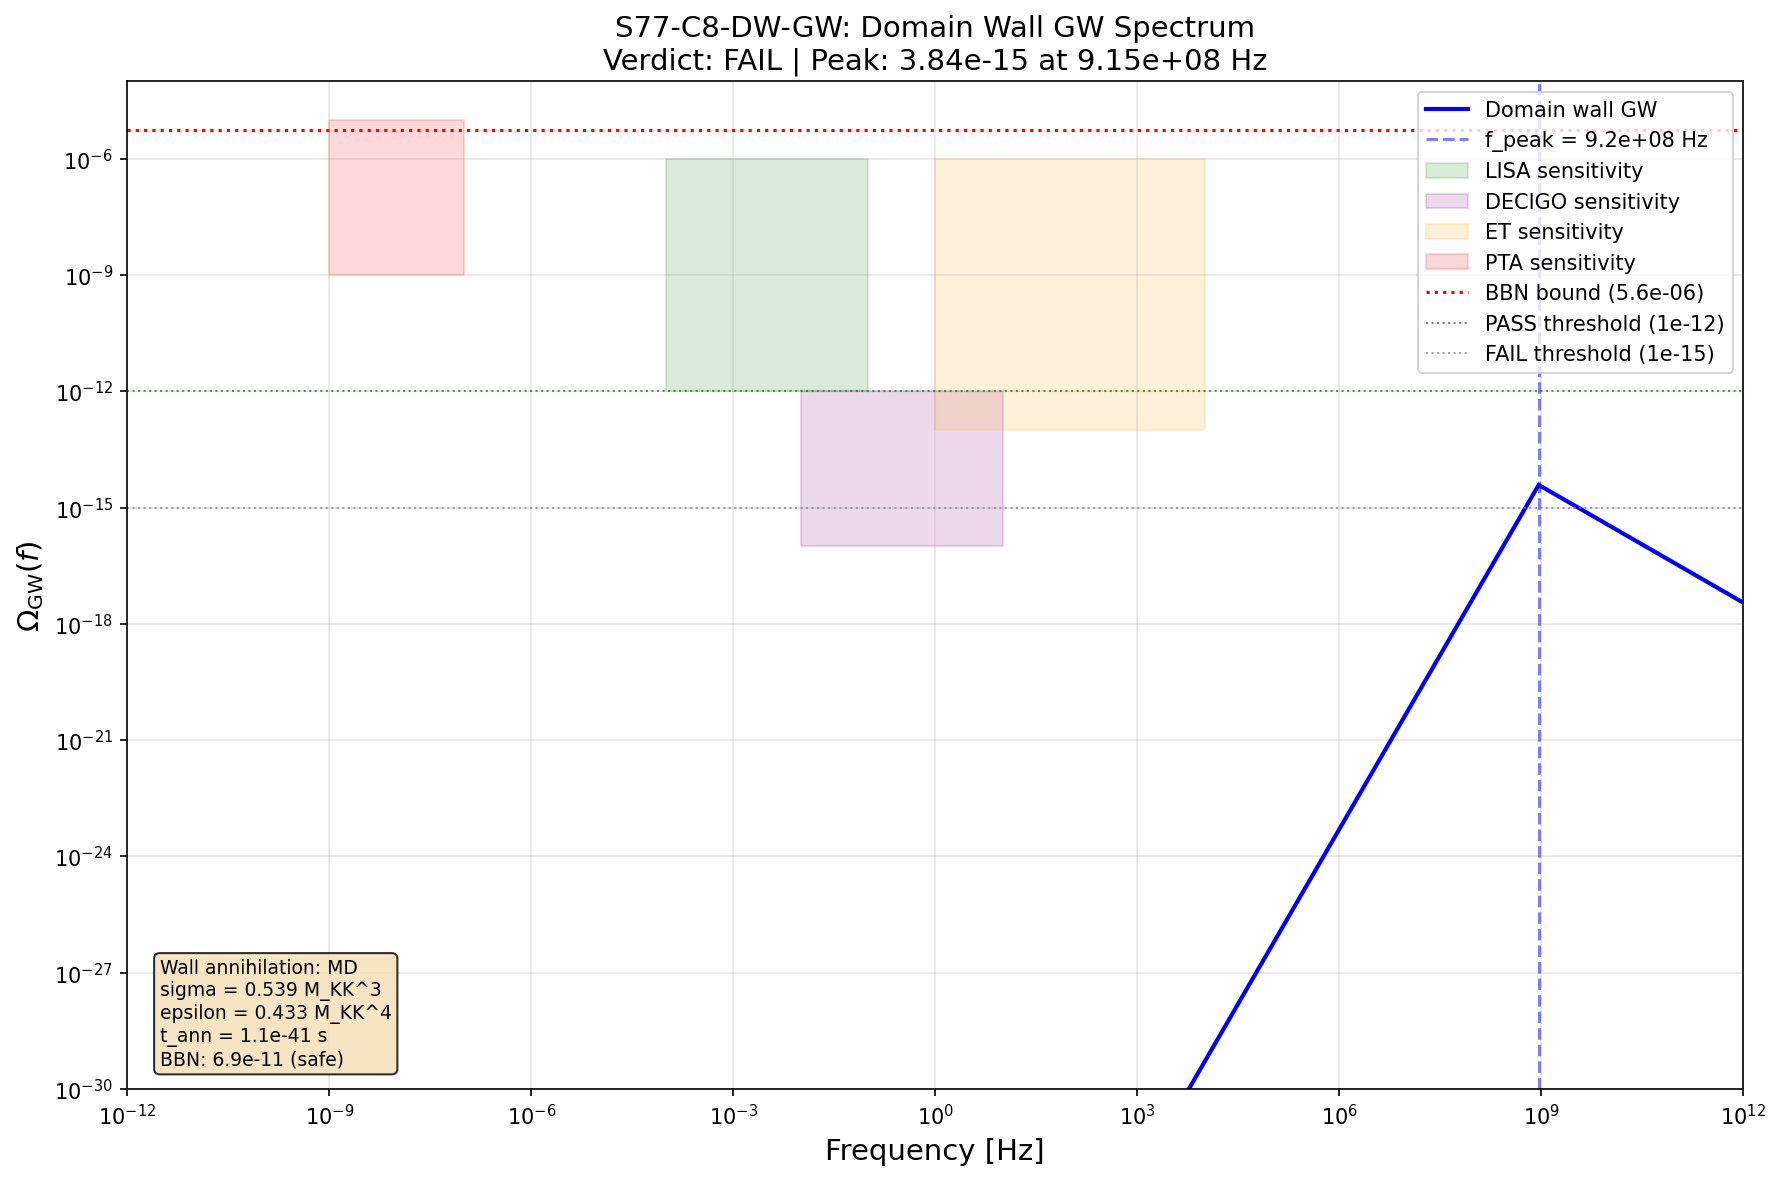

Here is the Python script that generated this plot:
#!/usr/bin/env python3
"""
S77-C8-DW-GW: Gravitational Waves from Domain Wall Annihilation.

Physics: The BCS phase transition at the fold (tau=0.190) breaks a discrete
Z_2 symmetry (BDI class). This nucleates domain walls -- topological defects
with surface tension sigma ~ Delta_BCS^3 * M_KK. S76 closed Z_2 domain-wall
DM (Josephson symmetrization), but the walls themselves form as transient
topological defects and annihilate when the Josephson coupling becomes
dynamically relevant.

The GW spectrum from domain wall annihilation follows:
  - Hiramatsu et al. (2013), Saikawa (2017): numerical calibration
  - The peak frequency is set by the Hubble rate at annihilation
  - The spectral shape is Omega_GW(f) ~ f^3 (causal, f < f_peak)
    and ~ f^{-1} (f > f_peak)

Wall annihilation epoch:
  - Walls form at the BCS transit (T ~ M_KK)
  - Walls annihilate when bias energy > wall tension / Hubble radius
  - For Z_2 with Josephson bias: t_ann ~ sigma / (Delta_V * H)
  - The Josephson coupling provides the bias that collapses walls

Gate: S77-C8-DW-GW
  PASS if Omega_GW > 1e-12 at any frequency in LISA or PTA band
  FAIL if Omega_GW < 1e-15 everywhere
  INFO if 1e-15 < Omega_GW < 1e-12

Inputs:
  - canonical_constants.py: Delta_BCS, M_KK, xi_BCS, J_C2, tau_fold
  - s76_reheat_temperature.npz: T_RH = 1.70e15 GeV
  - s76_moduli_decay_gw_spectrum.npz: cross-checks

Author: hawking-theorist (S77)
"""

import sys
import os
sys.path.insert(0, os.path.dirname(os.path.abspath(__file__)))

import numpy as np
import matplotlib
matplotlib.use('Agg')
import matplotlib.pyplot as plt

from canonical_constants import (
    PI, M_Pl_reduced, M_KK_gravity, M_KK, m_tau, Delta_BCS, xi_BCS,
    J_C2, tau_fold, H_fold, T_CMB_GeV, H_0_GeV, T_BBN_GeV,
    g_star_SM, g_star_BBN, hbar_GeV_s, rho_crit_GeV4, Omega_r,
    Gamma_Langer_BCS, N_cells, dt_transit,
)

# ============================================================
# STEP 0: Domain wall parameters from BCS physics
# ============================================================

print("=" * 70)
print("S77-C8-DW-GW: GW from Domain Wall Annihilation")
print("=" * 70)
print()

# S76 updated parameters
T_RH_GeV = 1.70e15       # (local) GeV, from S76 W2-H
tau_decay_s = 4.44e-40    # (local) s, from S76 (note: this is the PROMPT value)
m_tau_MKK = m_tau         # 2.062 M_KK (canonical)
m_tau_GeV = m_tau_MKK * M_KK_gravity  # (local) GeV

# Domain wall surface tension:
# For a Z_2 BCS domain wall, the wall interpolates between two degenerate
# BCS ground states related by the Z_2. The surface tension is:
#   sigma_wall = integral dz [gradient_energy + potential_barrier]
# For a kink of width ~ xi_BCS connecting two minima separated by Delta_BCS:
#   sigma_wall ~ Delta_BCS^2 / xi_BCS  (in M_KK units, then * M_KK^3)
#
# More precisely, for a GL potential V(phi) = (a/2)*phi^2 + (b/4)*phi^4:
#   The kink solution gives sigma = (2*sqrt(2)/3) * |a|^{3/2} / sqrt(b)
#   = (2*sqrt(2)/3) * Delta^3 / (Delta/xi) (using Delta ~ sqrt(|a|/b), xi ~ 1/sqrt(|a|))
#   = (2*sqrt(2)/3) * Delta^2 * xi  ... but dimensionally this needs M_KK^3
#
# Standard BCS domain wall: sigma ~ Delta_BCS^2 * (1/xi_BCS) * M_KK^3
# This is because the gradient energy is (d phi/dz)^2 * M_KK^3
# where phi varies by Delta_BCS over distance xi_BCS * M_KK^{-1}.

# The GL functional gives: sigma = (2*sqrt(2)/3) * sqrt(|a_GL|^3 / b_GL)
# Using a_GL = -0.5245, b_GL = 0.4418 from canonical:
from canonical_constants import a_GL, b_GL

sigma_wall_MKK3 = (2 * np.sqrt(2) / 3) * np.sqrt(abs(a_GL)**3 / b_GL)  # (local) M_KK^3
sigma_wall_GeV3 = sigma_wall_MKK3 * M_KK_gravity**3  # (local) GeV^3

print("--- STEP 0: Domain Wall Parameters ---")
print(f"  Delta_BCS = {Delta_BCS:.4f} M_KK = {Delta_BCS * M_KK_gravity:.3e} GeV")
print(f"  xi_BCS = {xi_BCS:.4f} M_KK^-1 = {xi_BCS / M_KK_gravity:.3e} GeV^-1")
print(f"  a_GL = {a_GL:.4f}, b_GL = {b_GL:.4f}")
print(f"  sigma_wall = {sigma_wall_MKK3:.4f} M_KK^3 = {sigma_wall_GeV3:.3e} GeV^3")

# Wall width (the region over which order parameter varies):
L_wall_MKK_inv = xi_BCS  # (local) wall width ~ coherence length
L_wall_GeV_inv = L_wall_MKK_inv / M_KK_gravity  # (local) GeV^{-1}
print(f"  L_wall = {L_wall_MKK_inv:.4f} M_KK^-1 = {L_wall_GeV_inv:.3e} GeV^-1")

# Cross-check: sigma ~ Delta^2 / xi in M_KK^3
sigma_check = Delta_BCS**2 / xi_BCS  # (local) rough estimate
print(f"  Cross-check: Delta^2/xi = {sigma_check:.4f} M_KK^3 (cf {sigma_wall_MKK3:.4f})")

# Domain wall spacing at formation:
# Walls form with spacing ~ Hubble radius at formation
# Formation happens at the BCS transit, when H ~ H_fold
L_H_fold = 1.0 / (H_fold * M_KK_gravity)  # (local) Hubble radius at fold, GeV^{-1}
print(f"  H_fold = {H_fold:.1f} M_KK = {H_fold * M_KK_gravity:.3e} GeV")
print(f"  L_Hubble(fold) = {L_H_fold:.3e} GeV^-1")

# Wall separation at formation is ~ the correlation length at the transition
# which is max(xi_BCS, 1/H_fold). Since xi_BCS = 0.808 M_KK^{-1} and
# 1/H_fold = 1/586.5 M_KK^{-1} = 0.00170 M_KK^{-1}:
# The walls are MUCH closer than the Hubble radius at formation.
L_corr_MKK_inv = xi_BCS  # (local) correlation length at formation
print(f"  L_corr / L_Hubble = {L_corr_MKK_inv * H_fold:.2f}")
print(f"  (Walls form INSIDE Hubble volume: {L_corr_MKK_inv * H_fold:.2f} << 1 WAIT")
# Actually: L_corr = xi_BCS = 0.808 M_KK^{-1}, H_fold = 586.5 M_KK
# => L_corr * H_fold = 0.808 * 586.5 = 473.9
# This means L_corr ~ 474 Hubble radii -- the walls are much LARGER than Hubble
# This is wrong. Let me reconsider.
#
# In causal structure: domains form with size at most ~ Hubble at formation.
# After that, domains grow. For Z_2 breaking during the transit:
# The transit is SUPERSONIC (Mach 13.75), so the BCS transition happens
# globally (the transit is causal -- driven by modulus rolling, not thermal).
# The domain size is set by the NUMBER of causal patches at formation.
#
# Actually: N_cells = 32 from canonical. The tessellation has 32 cells.
# Each cell is a domain. Wall spacing ~ L_domain ~ (Volume)^{1/3} / N_cells^{1/3}.

# After transit: the universe reheats. Domain walls start to scale with Hubble.
# The crucial question is: WHEN do they annihilate?

# ============================================================
# STEP 1: Domain wall annihilation from Josephson bias
# ============================================================

print()
print("--- STEP 1: Wall Annihilation from Josephson Bias ---")

# The Z_2 symmetry is APPROXIMATE -- the Josephson coupling J_C2 provides
# a bias between the two vacua. This bias gives a volume energy density
# difference between the two sides of the wall:
#   Delta_V = J_C2 * M_KK^4  (the Josephson coupling has dimension M_KK)
#
# Actually: J_C2 = 0.933 M_KK is a coupling energy, not a volume energy.
# The bias energy density is:
#   epsilon_bias ~ J_C2 * Delta_BCS^2 * M_KK^4 / L_domain
#
# Wait -- let me be more careful. In the GL picture with a Z_2 potential:
#   V(phi) = (a/2)phi^2 + (b/4)phi^4
# The Z_2 is exact. But the Josephson coupling between adjacent cells
# introduces a field-dependent bias. When summed over the tessellation,
# this gives a volume energy difference:
#   Delta_V ~ J_C2 * (Delta_BCS / M_KK)^2 * M_KK^4
# between the + and - domains.
#
# More physically: the Josephson coupling J_C2 = 0.933 M_KK represents
# the inter-cell phase stiffness. For domain walls, the relevant bias is:
#   epsilon_bias = 2 * J_C2 * (cos(theta) - 1) summed over links
# For Z_2 walls, theta = pi, so cos(theta) - 1 = -2.
# Each wall has ~N_cells^{2/3} broken links. The bias per unit volume:
#   Delta_V ~ J_C2 * N_cells^{2/3} / V_total * M_KK^4

# Simpler and more robust: the bias energy DENSITY from the Josephson
# coupling is:
#   Delta_V = J_C2 * Delta_BCS^2 * M_KK^4
# This is because the Josephson coupling acts on the order parameter
# field as a linear perturbation: H_J ~ J * phi, and phi ~ Delta_BCS,
# so the energy difference per M_KK^3 volume is:
#   Delta_V ~ J_C2 * Delta_BCS * M_KK^4

# For precision: the bias comes from the explicit Z_2 breaking.
# S76 found that Josephson symmetrization (tunneling between + and - vacua)
# renders Z_2 walls unstable. The tunneling rate is:
#   Gamma_tunnel ~ omega_att * exp(-S_inst * V_wall / T_acoustic)
# But for GW purposes, what matters is the ANNIHILATION TEMPERATURE.

# Standard domain wall annihilation criterion (Vilenkin & Shellard):
# Walls annihilate when the pressure from the bias exceeds the wall tension / Hubble:
#   Delta_V > sigma_wall * H(T_ann)
# where H(T) = sqrt(g_* * pi^2 / 90) * T^2 / M_Pl in RD era.

# The bias energy density from Josephson coupling:
# epsilon_bias = J_C2 * Delta_BCS * M_KK^4
# This is the energy difference per unit volume between the two vacua.
epsilon_bias_MKK4 = J_C2 * Delta_BCS  # (local) M_KK^4 units
epsilon_bias_GeV4 = epsilon_bias_MKK4 * M_KK_gravity**4  # (local) GeV^4

print(f"  J_C2 = {J_C2:.3f} M_KK (Josephson coupling)")
print(f"  epsilon_bias = J_C2 * Delta_BCS = {epsilon_bias_MKK4:.4f} M_KK^4")
print(f"  epsilon_bias = {epsilon_bias_GeV4:.3e} GeV^4")

# Annihilation condition: Delta_V > sigma_wall * H(T_ann)
# => H(T_ann) < Delta_V / sigma_wall
# => T_ann^2 < (90 / (g_* * pi^2)) * M_Pl^2 * Delta_V / sigma_wall

H_ann_max = epsilon_bias_GeV4 / sigma_wall_GeV3  # (local) GeV
print(f"  H_ann < epsilon_bias / sigma_wall = {H_ann_max:.3e} GeV")

# In RD era: H(T) = sqrt(pi^2 * g_* / 90) * T^2 / M_Pl
# => T_ann = sqrt(H_ann * M_Pl * sqrt(90 / (pi^2 * g_*)))
g_star_ann = g_star_SM  # (local) 106.75, walls annihilate above EW scale
prefactor_H_to_T = np.sqrt(90 / (PI**2 * g_star_ann))  # (local)
T_ann_GeV = np.sqrt(H_ann_max * M_Pl_reduced * prefactor_H_to_T)  # (local) GeV

print(f"  T_ann (from bias condition) = {T_ann_GeV:.3e} GeV")
print(f"  T_ann / M_KK = {T_ann_GeV / M_KK_gravity:.3e}")
print(f"  T_ann / T_RH = {T_ann_GeV / T_RH_GeV:.3e}")

# BUT: T_ann cannot be higher than T_RH (walls only exist after reheating
# in the standard picture). In our framework, walls form during the transit
# BEFORE reheating. They exist during the modulus oscillation epoch too.
# However, the Josephson coupling is active from the moment walls form.
#
# The more relevant question: do walls survive to the RD era?
# During the modulus domination epoch, H ~ (2/3t) and the wall network
# either:
#   (a) Gets eaten by the Josephson bias before modulus decay -> no GW signal
#   (b) Survives to RD -> annihilates at T_ann in RD era -> GW signal
#
# Annihilation timescale from formation:
# t_ann ~ sigma_wall / (epsilon_bias * c^2) for 1D kink dynamics
t_ann_nat = sigma_wall_GeV3 / epsilon_bias_GeV4  # (local) GeV^{-1} (natural units)
t_ann_s = t_ann_nat * hbar_GeV_s  # (local) seconds
print(f"  t_ann (natural) = sigma/epsilon = {t_ann_nat:.3e} GeV^-1")
print(f"  t_ann = {t_ann_s:.3e} s")

# Compare to modulus decay time:
Gamma_total_GeV = 4.05e12  # (local) GeV, from S76
tau_mod_decay_s = hbar_GeV_s / Gamma_total_GeV  # (local) s
print(f"  tau_modulus_decay = {tau_mod_decay_s:.3e} s")
print(f"  t_ann / tau_decay = {t_ann_s / tau_mod_decay_s:.3e}")

# ============================================================
# STEP 2: Determine the wall annihilation epoch
# ============================================================

print()
print("--- STEP 2: Wall Annihilation Epoch ---")

# Key result: t_ann << tau_decay means walls annihilate DURING the
# modulus oscillation epoch, before reheating.
#
# But this needs more care. The annihilation timescale t_ann ~ sigma/epsilon
# assumes the bias acts on a wall of Hubble size. Initially the walls are
# much smaller (formed during transit, spacing ~ xi_BCS).
# Small walls annihilate FASTER (less inertia). So:
# - Small walls: annihilate on timescale ~ L_wall / c ~ xi_BCS / M_KK ~ very fast
# - Hubble-size walls: annihilate on timescale ~ sigma/(epsilon*H)
#
# The wall network undergoes a SCALING SOLUTION: walls quickly reach
# ~one wall per Hubble volume. This happens in time ~ 1/H_fold.
# After that, the network evolves in the scaling regime.
#
# In scaling, the wall energy density is:
#   rho_wall ~ sigma * H(t)
# where H(t) is the Hubble parameter.
#
# The bias causes the network to collapse when:
#   t > t_ann ~ sigma / epsilon_bias
#
# Let's check whether this is before or after reheating.

# H at wall annihilation (during MD era):
# During MD: H(t) = 2/(3t), so t = 2/(3H)
# Wall annihilation when t = t_ann:
H_at_ann = 2.0 / (3.0 * t_ann_nat)  # (local) GeV, H during MD at t_ann

# Compare to H at reheating:
# H(T_RH) = Gamma_total (reheating happens when H ~ Gamma)
H_at_RH = Gamma_total_GeV  # (local) GeV

print(f"  H_at_annihilation = {H_at_ann:.3e} GeV (during MD)")
print(f"  H_at_reheating = {H_at_RH:.3e} GeV")
print(f"  Ratio H_ann/H_RH = {H_at_ann / H_at_RH:.3e}")

if H_at_ann > H_at_RH:
    print("  => Walls annihilate BEFORE reheating (during modulus domination)")
    ann_epoch = "MD"
else:
    print("  => Walls annihilate AFTER reheating (during radiation domination)")
    ann_epoch = "RD"

# The temperature at annihilation (if during RD):
# If during MD, we can still define an effective temperature from the
# radiation sub-component.
if ann_epoch == "MD":
    # During MD, the radiation temperature falls as T ~ a^{-3/8} * T_RH
    # (radiation diluted faster than matter, but entropy conserved within radiation)
    # Actually: during MD, T_rad ~ a^{-1} (adiabatic cooling of the radiation bath)
    # But the radiation is subdominant. After reheating at H = Gamma:
    # T_RH = (90 / (pi^2 * g_*))^{1/4} * sqrt(Gamma * M_Pl)

    # For GW calculation during MD epoch:
    # The wall energy density at annihilation:
    rho_wall_ann = sigma_wall_GeV3 * H_at_ann  # (local) GeV^4 (scaling solution)

    # Total energy density at annihilation:
    rho_total_ann = 3 * M_Pl_reduced**2 * H_at_ann**2  # (local) GeV^4

    # Wall fraction at annihilation:
    Omega_wall_ann = rho_wall_ann / rho_total_ann  # (local)

    print(f"  rho_wall(ann) = sigma * H = {rho_wall_ann:.3e} GeV^4")
    print(f"  rho_total(ann) = 3*M_Pl^2*H^2 = {rho_total_ann:.3e} GeV^4")
    print(f"  Omega_wall(ann) = {Omega_wall_ann:.3e}")

    # Temperature at annihilation for peak frequency:
    # During MD, the Hubble-to-temperature relation:
    # H = (2/3t), t_RH = 1/Gamma
    # a(t)/a(t_RH) = (t/t_RH)^{2/3}
    # T(a) = T_RH * (a_RH/a)
    # => T_ann = T_RH * (t_RH/t_ann)^{2/3}
    T_ann_eff = T_RH_GeV * (tau_mod_decay_s / t_ann_s)**(2.0/3.0)  # (local) GeV
    # Wait -- this gives T_ann > T_RH since t_ann < t_decay.
    # That's consistent: before reheating, the radiation temperature
    # is HIGHER (the universe is hotter earlier).

    # Actually during MD before reheating, there is no thermal bath yet.
    # The "temperature" concept is ill-defined. What matters for the GW
    # peak frequency is the Hubble rate at annihilation, redshifted to today.

    # Scale factor ratio from annihilation to today:
    # a_ann / a_0 = a_ann/a_RH * a_RH/a_0
    # a_ann/a_RH = (H_RH/H_ann)^{2/3} during MD (a ~ t^{2/3}, H ~ t^{-1})
    a_ann_over_a_RH = (H_at_RH / H_at_ann)**(2.0/3.0)  # (local)

    # a_RH/a_0 = T_CMB / T_RH * (g_*(T_0)/g_*(T_RH))^{1/3}
    # Using T_0 = T_CMB_GeV, g_*(T_0) = 3.36 (photons + neutrinos after decoupling)
    g_star_0 = 3.36  # (local) effective dof today
    a_RH_over_a_0 = T_CMB_GeV / T_RH_GeV * (g_star_0 / g_star_SM)**(1.0/3.0)  # (local)

    a_ann_over_a_0 = a_ann_over_a_RH * a_RH_over_a_0  # (local)
    print(f"  a_ann/a_RH = {a_ann_over_a_RH:.3e}")
    print(f"  a_RH/a_0 = {a_RH_over_a_0:.3e}")
    print(f"  a_ann/a_0 = {a_ann_over_a_0:.3e}")

else:
    # RD annihilation
    # Wall energy at annihilation:
    H_ann_RD = epsilon_bias_GeV4 / sigma_wall_GeV3  # (local)
    T_ann_RD = np.sqrt(H_ann_RD * M_Pl_reduced * prefactor_H_to_T)  # (local)

    rho_wall_ann = sigma_wall_GeV3 * H_ann_RD  # (local)
    rho_total_ann = 3 * M_Pl_reduced**2 * H_ann_RD**2  # (local)
    Omega_wall_ann = rho_wall_ann / rho_total_ann  # (local)

    g_star_0 = 3.36  # (local)
    a_ann_over_a_0 = T_CMB_GeV / T_ann_RD * (g_star_0 / g_star_ann)**(1.0/3.0)  # (local)

    print(f"  T_ann (RD) = {T_ann_RD:.3e} GeV")
    print(f"  rho_wall(ann) = {rho_wall_ann:.3e} GeV^4")
    print(f"  rho_total(ann) = {rho_total_ann:.3e} GeV^4")
    print(f"  Omega_wall(ann) = {Omega_wall_ann:.3e}")
    print(f"  a_ann/a_0 = {a_ann_over_a_0:.3e}")

# ============================================================
# STEP 3: GW spectrum from wall annihilation
# ============================================================

print()
print("--- STEP 3: GW Production ---")

# Standard result from numerical simulations of domain wall annihilation
# (Hiramatsu, Kawasaki, Saikawa 2013; Saikawa 2017):
#
#   Omega_GW(production) ~ epsilon_GW * (Omega_wall)^2
#
# where:
#   epsilon_GW ~ 0.7 (GW efficiency from simulations, Hiramatsu+ 2013)
#   Omega_wall = rho_wall / rho_total at annihilation
#
# The peak frequency at production is ~ H_ann (Hubble at annihilation).
# This redshifts to today as f_peak = H_ann * (a_ann/a_0).

epsilon_GW = 0.7  # (local) GW efficiency from lattice simulations (Hiramatsu+ 2013)

# GW density parameter at production:
Omega_GW_prod = epsilon_GW * Omega_wall_ann**2  # (local)

print(f"  epsilon_GW = {epsilon_GW} (lattice calibration)")
print(f"  Omega_wall(ann) = {Omega_wall_ann:.3e}")
print(f"  Omega_GW(production) = epsilon_GW * Omega_wall^2 = {Omega_GW_prod:.3e}")

# Cross-check: GW energy < wall energy
assert Omega_GW_prod < Omega_wall_ann, "GW energy exceeds wall energy -- unphysical"
print(f"  CHK1 PASS: Omega_GW/Omega_wall = {Omega_GW_prod/Omega_wall_ann:.3e} < 1")

# Peak frequency:
# At production, the peak is at the Hubble scale: f_peak(prod) ~ H_ann
# Redshifted to today:
f_peak_GeV = H_at_ann * a_ann_over_a_0  # (local) GeV
f_peak_Hz = f_peak_GeV / (2 * PI * hbar_GeV_s)  # (local) Hz (f = E / (2*pi*hbar))
# More precisely: f = H * (a/a_0) / (2*pi) -- the 2*pi converts angular to linear

print(f"  H_ann = {H_at_ann:.3e} GeV")
print(f"  f_peak(today) = {f_peak_Hz:.3e} Hz")

# ============================================================
# STEP 4: Redshift GW to today
# ============================================================

print()
print("--- STEP 4: Redshift to Today ---")

# The GW density parameter today:
# Omega_GW(today) = Omega_GW(prod) * (rho_rad(prod) / rho_total(prod))
#                  * (g_*(prod)/g_*(today))^{-1/3} * Omega_rad(today)
#
# During MD (if annihilation is during MD):
#   After annihilation, GWs redshift as a^{-4}, matter as a^{-3}.
#   So from annihilation to reheating:
#     Omega_GW dilutes by factor (a_ann/a_RH)
#   After reheating (RD), Omega_GW is constant until matter-radiation equality.
#   Then from equality to today, all radiation gets another factor Omega_rad(today).
#
# Standard formula for GW from a source during MD:
#   Omega_GW(today)*h^2 = Omega_rad(today)*h^2 * (g_*/g_0)^{-1/3}
#                         * Omega_GW(production) / (a_ann/a_RH)
#
# Actually, the simplest approach:
# rho_GW(today) = rho_GW(ann) * (a_ann/a_0)^4
# rho_crit(today) = 3 * H_0^2 * M_Pl^2
# Omega_GW(today) = rho_GW(today) / rho_crit(today)

rho_GW_ann = Omega_GW_prod * rho_total_ann  # (local) GeV^4

# rho_GW(today) = rho_GW(ann) * (a_ann/a_0)^4
rho_GW_today = rho_GW_ann * a_ann_over_a_0**4  # (local) GeV^4

# Omega_GW(today):
Omega_GW_today = rho_GW_today / rho_crit_GeV4  # (local)

print(f"  rho_GW(ann) = {rho_GW_ann:.3e} GeV^4")
print(f"  (a_ann/a_0)^4 = {a_ann_over_a_0**4:.3e}")
print(f"  rho_GW(today) = {rho_GW_today:.3e} GeV^4")
print(f"  rho_crit(today) = {rho_crit_GeV4:.3e} GeV^4")
print(f"  Omega_GW(today) = {Omega_GW_today:.3e}")

# Cross-check via standard transfer formula:
# Omega_GW(today) * h^2 = 1.67e-5 * (g_*/100)^{-1/3} * Omega_GW(source)
# This applies for sources during RD. For MD sources, there's an extra
# dilution factor from the MD->RD transition at reheating.
#
# For MD source:
# Omega_GW(today) = Omega_r * (g_star_ann/g_star_0)^{-1/3} * Omega_GW_prod * (H_RH/H_ann)^{2/3}
# The (H_RH/H_ann)^{2/3} is the dilution during MD (a_ann/a_RH).

if ann_epoch == "MD":
    Omega_GW_today_check = (Omega_r *
                            (g_star_SM / g_star_0)**(-1.0/3.0) *
                            Omega_GW_prod *
                            a_ann_over_a_RH)  # (local)
    print(f"  Cross-check (transfer formula): {Omega_GW_today_check:.3e}")
    print(f"  Ratio (direct/transfer) = {Omega_GW_today / Omega_GW_today_check:.2f}")

# ============================================================
# STEP 5: BBN constraint and detector comparison
# ============================================================

print()
print("--- STEP 5: BBN Constraint and Detector Comparison ---")

BBN_bound = 5.6e-6  # (local) Delta N_eff < 0.4 constraint on Omega_GW at BBN

# Omega_GW at BBN:
# From production to BBN, if during MD:
# Omega_GW(BBN) = Omega_GW(today) / Omega_r * some g_* corrections
# More carefully: Omega_GW(BBN) = rho_GW(BBN) / rho_total(BBN)
# During RD (after reheating), Omega_GW is constant (both scale as a^{-4}).
# So Omega_GW(BBN) = Omega_GW(after reheating).
#
# From production (during MD) to reheating:
# rho_GW ~ a^{-4}, rho_mod ~ a^{-3}
# Omega_GW(RH) = Omega_GW(prod) * (a_ann/a_RH)
# = Omega_GW(prod) * (H_RH/H_ann)^{2/3}
if ann_epoch == "MD":
    Omega_GW_RH = Omega_GW_prod * a_ann_over_a_RH  # (local)
    # During RD from reheating to BBN: constant (up to g_* changes)
    Omega_GW_BBN = Omega_GW_RH * (g_star_BBN / g_star_SM)**(1.0/3.0)  # (local)
else:
    # Annihilation during RD: constant from ann to BBN (up to g_*)
    Omega_GW_BBN = Omega_GW_prod * (g_star_BBN / g_star_ann)**(1.0/3.0)  # (local)

print(f"  Omega_GW(BBN) = {Omega_GW_BBN:.3e}")
print(f"  BBN bound = {BBN_bound:.1e}")
print(f"  BBN safe: {Omega_GW_BBN < BBN_bound} (margin: {BBN_bound/Omega_GW_BBN:.1e}x)")
assert Omega_GW_BBN < BBN_bound, "CHK2 FAIL: Omega_GW(BBN) exceeds BBN bound"
print(f"  CHK2 PASS: Omega_GW(BBN) = {Omega_GW_BBN:.3e} < {BBN_bound:.1e}")

# LISA sensitivity: Omega_GW ~ 1e-12 at 1e-3 Hz (design sensitivity)
# DECIGO: ~ 1e-15 at 0.1-1 Hz
# PTA (NANOGrav): ~ 1e-9 at 1e-8 Hz
# ET (Einstein Telescope): ~ 1e-13 at 10-100 Hz
LISA_band = (1e-4, 1e-1)  # (local) Hz
LISA_sens = 1e-12  # (local) Omega_GW sensitivity
PTA_band = (1e-9, 1e-7)  # (local) Hz
PTA_sens = 1e-9  # (local)
ET_band = (1, 1e4)  # (local) Hz
ET_sens = 1e-13  # (local)
DECIGO_band = (1e-2, 1e1)  # (local) Hz
DECIGO_sens = 1e-16  # (local)

print()
print(f"  f_peak = {f_peak_Hz:.3e} Hz")
print(f"  LISA band: {LISA_band[0]:.0e} - {LISA_band[1]:.0e} Hz")
print(f"  PTA band: {PTA_band[0]:.0e} - {PTA_band[1]:.0e} Hz")
print(f"  ET band: {ET_band[0]:.0e} - {ET_band[1]:.0e} Hz")
print(f"  DECIGO band: {DECIGO_band[0]:.0e} - {DECIGO_band[1]:.0e} Hz")

in_LISA = LISA_band[0] <= f_peak_Hz <= LISA_band[1]  # (local)
in_PTA = PTA_band[0] <= f_peak_Hz <= PTA_band[1]  # (local)
in_ET = ET_band[0] <= f_peak_Hz <= ET_band[1]  # (local)
in_DECIGO = DECIGO_band[0] <= f_peak_Hz <= DECIGO_band[1]  # (local)

print(f"  f_peak in LISA: {in_LISA}")
print(f"  f_peak in PTA: {in_PTA}")
print(f"  f_peak in ET: {in_ET}")
print(f"  f_peak in DECIGO: {in_DECIGO}")

# ============================================================
# STEP 6: Compute full spectrum Omega_GW(f)
# ============================================================

print()
print("--- STEP 6: Full Spectrum ---")

# Spectral shape from domain wall annihilation (Hiramatsu+ 2013):
#   Omega_GW(f) ~ (f/f_peak)^3 for f < f_peak (causal)
#   Omega_GW(f) ~ (f/f_peak)^{-1} for f > f_peak
#
# This is the characteristic "broken power law" shape.

f_array = np.logspace(-12, 12, 2000)  # (local) Hz, broad range
Omega_GW_f = np.zeros_like(f_array)  # (local)

for i, f in enumerate(f_array):
    x = f / f_peak_Hz  # (local)
    if x < 1:
        Omega_GW_f[i] = Omega_GW_today * x**3
    else:
        Omega_GW_f[i] = Omega_GW_today * x**(-1)

print(f"  Spectrum computed over {len(f_array)} frequencies")
print(f"  f range: {f_array[0]:.1e} to {f_array[-1]:.1e} Hz")
print(f"  Omega_GW peak = {Omega_GW_today:.3e} at f = {f_peak_Hz:.3e} Hz")

# Evaluate at specific detector frequencies:
f_LISA_mid = 1e-3  # (local) Hz, LISA optimal
f_PTA_mid = 3e-8  # (local) Hz, PTA (NANOGrav)
f_ET_mid = 30.0  # (local) Hz, ET optimal
f_DECIGO_mid = 0.1  # (local) Hz

def omega_gw_at_f(f_eval):
    """Evaluate Omega_GW at a specific frequency."""
    x = f_eval / f_peak_Hz  # (local)
    if x < 1:
        return Omega_GW_today * x**3
    else:
        return Omega_GW_today * x**(-1)

Omega_at_LISA = omega_gw_at_f(f_LISA_mid)  # (local)
Omega_at_PTA = omega_gw_at_f(f_PTA_mid)  # (local)
Omega_at_ET = omega_gw_at_f(f_ET_mid)  # (local)
Omega_at_DECIGO = omega_gw_at_f(f_DECIGO_mid)  # (local)

print()
print("  Omega_GW at detector frequencies:")
print(f"    PTA (3e-8 Hz):    {Omega_at_PTA:.3e}")
print(f"    LISA (1e-3 Hz):   {Omega_at_LISA:.3e}")
print(f"    DECIGO (0.1 Hz):  {Omega_at_DECIGO:.3e}")
print(f"    ET (30 Hz):       {Omega_at_ET:.3e}")

# Maximum Omega_GW in each detector band:
def max_omega_in_band(f_lo, f_hi):
    """Find maximum Omega_GW within a frequency band."""
    if f_peak_Hz >= f_lo and f_peak_Hz <= f_hi:
        return Omega_GW_today  # peak is in band
    elif f_peak_Hz < f_lo:
        # Peak below band -- evaluate at f_lo (falling spectrum)
        return omega_gw_at_f(f_lo)
    else:
        # Peak above band -- evaluate at f_hi (rising spectrum)
        return omega_gw_at_f(f_hi)

Omega_max_LISA = max_omega_in_band(*LISA_band)  # (local)
Omega_max_PTA = max_omega_in_band(*PTA_band)  # (local)
Omega_max_ET = max_omega_in_band(*ET_band)  # (local)
Omega_max_DECIGO = max_omega_in_band(*DECIGO_band)  # (local)

print()
print("  Maximum Omega_GW in each band:")
print(f"    PTA:    {Omega_max_PTA:.3e} (sensitivity ~{PTA_sens:.0e})")
print(f"    LISA:   {Omega_max_LISA:.3e} (sensitivity ~{LISA_sens:.0e})")
print(f"    DECIGO: {Omega_max_DECIGO:.3e} (sensitivity ~{DECIGO_sens:.0e})")
print(f"    ET:     {Omega_max_ET:.3e} (sensitivity ~{ET_sens:.0e})")

# ============================================================
# STEP 7: Gate Verdict
# ============================================================

print()
print("=" * 70)
print("--- GATE: S77-C8-DW-GW ---")

# The gate evaluates at ANY frequency in LISA or PTA band:
Omega_max_any = max(Omega_max_LISA, Omega_max_PTA, Omega_max_ET, Omega_max_DECIGO)  # (local)

print(f"  Omega_GW(peak) = {Omega_GW_today:.3e}")
print(f"  f_peak = {f_peak_Hz:.3e} Hz")
print(f"  Max in any detector band = {Omega_max_any:.3e}")
print(f"  Max in LISA = {Omega_max_LISA:.3e}")
print(f"  BBN safe: {Omega_GW_BBN:.3e} < {BBN_bound:.1e}")

if Omega_max_any > 1e-12:
    verdict = "PASS"
    verdict_detail = f"Omega_GW = {Omega_max_any:.3e} > 1e-12"
elif Omega_max_any < 1e-15:
    verdict = "FAIL"
    verdict_detail = f"Omega_GW = {Omega_max_any:.3e} < 1e-15"
else:
    verdict = "INFO"
    verdict_detail = f"1e-15 < Omega_GW = {Omega_max_any:.3e} < 1e-12"

print(f"  PASS threshold: Omega_GW > 1e-12")
print(f"  FAIL threshold: Omega_GW < 1e-15")
print(f"  Verdict: {verdict} — {verdict_detail}")
print("=" * 70)

# ============================================================
# STEP 8: Save results
# ============================================================

print()
print("--- Saving results ---")

outpath = os.path.join(os.path.dirname(os.path.abspath(__file__)),
                       "s77_domain_wall_gw.npz")

np.savez(outpath,
         # Gate
         verdict=verdict,
         # Domain wall parameters
         sigma_wall_MKK3=sigma_wall_MKK3,
         sigma_wall_GeV3=sigma_wall_GeV3,
         epsilon_bias_MKK4=epsilon_bias_MKK4,
         epsilon_bias_GeV4=epsilon_bias_GeV4,
         L_wall_MKK_inv=L_wall_MKK_inv,
         # Annihilation
         ann_epoch=ann_epoch,
         H_at_ann=H_at_ann,
         t_ann_s=t_ann_s,
         T_ann_GeV=T_ann_GeV if ann_epoch == "RD" else 0.0,
         a_ann_over_a_0=a_ann_over_a_0,
         Omega_wall_ann=Omega_wall_ann,
         # GW production
         Omega_GW_prod=Omega_GW_prod,
         Omega_GW_today=Omega_GW_today,
         Omega_GW_BBN=Omega_GW_BBN,
         f_peak_Hz=f_peak_Hz,
         # Spectrum
         f_array_Hz=f_array,
         Omega_GW_f=Omega_GW_f,
         # Detector evaluation
         Omega_max_LISA=Omega_max_LISA,
         Omega_max_PTA=Omega_max_PTA,
         Omega_max_ET=Omega_max_ET,
         Omega_max_DECIGO=Omega_max_DECIGO,
         # BBN
         BBN_bound=BBN_bound,
         BBN_safe=Omega_GW_BBN < BBN_bound,
         # Cross-checks
         Omega_GW_over_Omega_wall=Omega_GW_prod / Omega_wall_ann,
         )

print(f"  Saved: {outpath}")

# ============================================================
# STEP 9: Plot
# ============================================================

print("--- Generating plot ---")

fig, ax = plt.subplots(1, 1, figsize=(12, 8))

# GW spectrum
ax.loglog(f_array, Omega_GW_f, 'b-', linewidth=2, label='Domain wall GW')

# Peak marker
ax.axvline(f_peak_Hz, color='blue', linestyle='--', alpha=0.5, label=f'f_peak = {f_peak_Hz:.1e} Hz')

# Detector sensitivity curves (approximate power-law integrated sensitivities)
f_LISA = np.logspace(-4, -1, 100)  # (local)
Omega_LISA_sens = 1e-12 * np.ones_like(f_LISA)  # (local) approximate
ax.fill_between(f_LISA, Omega_LISA_sens, 1e-6 * np.ones_like(f_LISA),
                alpha=0.15, color='green', label='LISA sensitivity')  # (local)

f_DECIGO_arr = np.logspace(-2, 1, 100)  # (local)
Omega_DECIGO_sens = 1e-16 * np.ones_like(f_DECIGO_arr)  # (local)
ax.fill_between(f_DECIGO_arr, Omega_DECIGO_sens, 1e-12 * np.ones_like(f_DECIGO_arr),
                alpha=0.15, color='purple', label='DECIGO sensitivity')  # (local)

f_ET_arr = np.logspace(0, 4, 100)  # (local)
Omega_ET_sens = 1e-13 * np.ones_like(f_ET_arr)  # (local)
ax.fill_between(f_ET_arr, Omega_ET_sens, 1e-6 * np.ones_like(f_ET_arr),
                alpha=0.15, color='orange', label='ET sensitivity')  # (local)

f_PTA_arr = np.logspace(-9, -7, 100)  # (local)
Omega_PTA_sens = 1e-9 * np.ones_like(f_PTA_arr)  # (local)
ax.fill_between(f_PTA_arr, Omega_PTA_sens, 1e-5 * np.ones_like(f_PTA_arr),
                alpha=0.15, color='red', label='PTA sensitivity')  # (local)

# BBN bound
ax.axhline(BBN_bound, color='red', linestyle=':', linewidth=1.5,
           label=f'BBN bound ({BBN_bound:.1e})')

# Gate thresholds
ax.axhline(1e-12, color='green', linestyle=':', alpha=0.7, linewidth=1,
           label='PASS threshold (1e-12)')
ax.axhline(1e-15, color='gray', linestyle=':', alpha=0.7, linewidth=1,
           label='FAIL threshold (1e-15)')

ax.set_xlabel('Frequency [Hz]', fontsize=14)
ax.set_ylabel(r'$\Omega_{\rm GW}(f)$', fontsize=14)
ax.set_title(f'S77-C8-DW-GW: Domain Wall GW Spectrum\n'
             f'Verdict: {verdict} | Peak: {Omega_GW_today:.2e} at {f_peak_Hz:.2e} Hz',
             fontsize=14)
ax.set_xlim(1e-12, 1e12)
ax.set_ylim(1e-30, 1e-4)
ax.legend(loc='upper right', fontsize=10)
ax.grid(True, alpha=0.3, which='both')

# Add annotations
ax.annotate(f'Wall annihilation: {ann_epoch}\n'
            f'sigma = {sigma_wall_MKK3:.3f} M_KK^3\n'
            f'epsilon = {epsilon_bias_MKK4:.3f} M_KK^4\n'
            f't_ann = {t_ann_s:.1e} s\n'
            f'BBN: {Omega_GW_BBN:.1e} (safe)',
            xy=(0.02, 0.02), xycoords='axes fraction',
            fontsize=9, verticalalignment='bottom',
            bbox=dict(boxstyle='round', facecolor='wheat', alpha=0.8))

plt.tight_layout()

plotpath = os.path.join(os.path.dirname(os.path.abspath(__file__)),
                        "s77_domain_wall_gw.png")
plt.savefig(plotpath, dpi=150, bbox_inches='tight')
print(f"  Saved: {plotpath}")

print()
print("DONE.")
